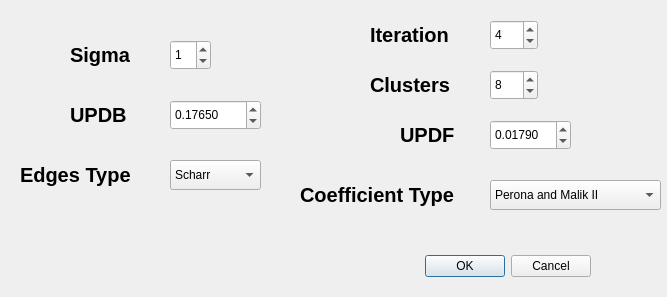
<?xml version="1.0" encoding="UTF-8"?>
<ui version="4.0">
 <class>Dialog</class>
 <widget class="QDialog" name="Dialog">
  <property name="geometry">
   <rect>
    <x>0</x>
    <y>0</y>
    <width>667</width>
    <height>297</height>
   </rect>
  </property>
  <property name="windowTitle">
   <string>Parameters</string>
  </property>
  <property name="windowIcon">
   <iconset>
    <normaloff>../../icons/python.ico</normaloff>../../icons/python.ico</iconset>
  </property>
  <widget class="QDialogButtonBox" name="buttonBox">
   <property name="geometry">
    <rect>
     <x>420</x>
     <y>250</y>
     <width>171</width>
     <height>32</height>
    </rect>
   </property>
   <property name="orientation">
    <enum>Qt::Horizontal</enum>
   </property>
   <property name="standardButtons">
    <set>QDialogButtonBox::Cancel|QDialogButtonBox::Ok</set>
   </property>
  </widget>
  <widget class="QLabel" name="label">
   <property name="geometry">
    <rect>
     <x>70</x>
     <y>40</y>
     <width>71</width>
     <height>30</height>
    </rect>
   </property>
   <property name="font">
    <font>
     <pointsize>15</pointsize>
     <weight>75</weight>
     <bold>true</bold>
    </font>
   </property>
   <property name="text">
    <string>Sigma</string>
   </property>
  </widget>
  <widget class="QLabel" name="label_2">
   <property name="geometry">
    <rect>
     <x>370</x>
     <y>70</y>
     <width>91</width>
     <height>30</height>
    </rect>
   </property>
   <property name="font">
    <font>
     <pointsize>15</pointsize>
     <weight>75</weight>
     <bold>true</bold>
    </font>
   </property>
   <property name="text">
    <string>Clusters</string>
   </property>
  </widget>
  <widget class="QLabel" name="label_3">
   <property name="geometry">
    <rect>
     <x>70</x>
     <y>100</y>
     <width>81</width>
     <height>30</height>
    </rect>
   </property>
   <property name="font">
    <font>
     <pointsize>15</pointsize>
     <weight>75</weight>
     <bold>true</bold>
    </font>
   </property>
   <property name="text">
    <string>UPDB</string>
   </property>
  </widget>
  <widget class="QLabel" name="label_4">
   <property name="geometry">
    <rect>
     <x>400</x>
     <y>120</y>
     <width>61</width>
     <height>30</height>
    </rect>
   </property>
   <property name="font">
    <font>
     <pointsize>15</pointsize>
     <weight>75</weight>
     <bold>true</bold>
    </font>
   </property>
   <property name="text">
    <string>UPDF</string>
   </property>
  </widget>
  <widget class="QSpinBox" name="sigmaSpin">
   <property name="geometry">
    <rect>
     <x>170</x>
     <y>40</y>
     <width>41</width>
     <height>30</height>
    </rect>
   </property>
   <property name="maximum">
    <number>10</number>
   </property>
   <property name="value">
    <number>1</number>
   </property>
  </widget>
  <widget class="QSpinBox" name="iterationSpin">
   <property name="geometry">
    <rect>
     <x>490</x>
     <y>20</y>
     <width>48</width>
     <height>30</height>
    </rect>
   </property>
   <property name="minimum">
    <number>1</number>
   </property>
   <property name="maximum">
    <number>100</number>
   </property>
   <property name="singleStep">
    <number>1</number>
   </property>
   <property name="value">
    <number>4</number>
   </property>
  </widget>
  <widget class="QDoubleSpinBox" name="updbSpin">
   <property name="geometry">
    <rect>
     <x>170</x>
     <y>100</y>
     <width>91</width>
     <height>30</height>
    </rect>
   </property>
   <property name="decimals">
    <number>5</number>
   </property>
   <property name="value">
    <double>0.176500000000000</double>
   </property>
  </widget>
  <widget class="QDoubleSpinBox" name="updfSpin">
   <property name="geometry">
    <rect>
     <x>490</x>
     <y>120</y>
     <width>81</width>
     <height>30</height>
    </rect>
   </property>
   <property name="decimals">
    <number>5</number>
   </property>
   <property name="value">
    <double>0.017900000000000</double>
   </property>
  </widget>
  <widget class="QLabel" name="label_6">
   <property name="geometry">
    <rect>
     <x>20</x>
     <y>160</y>
     <width>121</width>
     <height>30</height>
    </rect>
   </property>
   <property name="font">
    <font>
     <pointsize>15</pointsize>
     <weight>75</weight>
     <bold>true</bold>
    </font>
   </property>
   <property name="text">
    <string>Edges Type</string>
   </property>
  </widget>
  <widget class="QComboBox" name="edgeBox">
   <property name="geometry">
    <rect>
     <x>170</x>
     <y>160</y>
     <width>91</width>
     <height>30</height>
    </rect>
   </property>
   <item>
    <property name="text">
     <string>Scharr</string>
    </property>
   </item>
   <item>
    <property name="text">
     <string>Canny</string>
    </property>
   </item>
   <item>
    <property name="text">
     <string>Sobel</string>
    </property>
   </item>
  </widget>
  <widget class="QLabel" name="label_7">
   <property name="geometry">
    <rect>
     <x>370</x>
     <y>20</y>
     <width>101</width>
     <height>30</height>
    </rect>
   </property>
   <property name="font">
    <font>
     <pointsize>15</pointsize>
     <weight>75</weight>
     <bold>true</bold>
    </font>
   </property>
   <property name="text">
    <string>Iteration</string>
   </property>
  </widget>
  <widget class="QSpinBox" name="clusterSpin">
   <property name="geometry">
    <rect>
     <x>490</x>
     <y>70</y>
     <width>48</width>
     <height>30</height>
    </rect>
   </property>
   <property name="minimum">
    <number>1</number>
   </property>
   <property name="maximum">
    <number>100</number>
   </property>
   <property name="value">
    <number>8</number>
   </property>
  </widget>
  <widget class="QComboBox" name="coeffBox">
   <property name="geometry">
    <rect>
     <x>490</x>
     <y>180</y>
     <width>171</width>
     <height>30</height>
    </rect>
   </property>
   <item>
    <property name="text">
     <string>Perona and Malik II</string>
    </property>
   </item>
   <item>
    <property name="text">
     <string>Perona and Malik I</string>
    </property>
   </item>
   <item>
    <property name="text">
     <string>Weickert</string>
    </property>
   </item>
   <item>
    <property name="text">
     <string>Charbonnier</string>
    </property>
   </item>
  </widget>
  <widget class="QLabel" name="label_8">
   <property name="geometry">
    <rect>
     <x>300</x>
     <y>180</y>
     <width>171</width>
     <height>30</height>
    </rect>
   </property>
   <property name="font">
    <font>
     <pointsize>15</pointsize>
     <weight>75</weight>
     <bold>true</bold>
    </font>
   </property>
   <property name="text">
    <string>Coefficient Type</string>
   </property>
  </widget>
 </widget>
 <resources/>
 <connections>
  <connection>
   <sender>buttonBox</sender>
   <signal>accepted()</signal>
   <receiver>Dialog</receiver>
   <slot>accept()</slot>
   <hints>
    <hint type="sourcelabel">
     <x>248</x>
     <y>254</y>
    </hint>
    <hint type="destinationlabel">
     <x>157</x>
     <y>274</y>
    </hint>
   </hints>
  </connection>
  <connection>
   <sender>buttonBox</sender>
   <signal>rejected()</signal>
   <receiver>Dialog</receiver>
   <slot>reject()</slot>
   <hints>
    <hint type="sourcelabel">
     <x>316</x>
     <y>260</y>
    </hint>
    <hint type="destinationlabel">
     <x>286</x>
     <y>274</y>
    </hint>
   </hints>
  </connection>
 </connections>
</ui>
